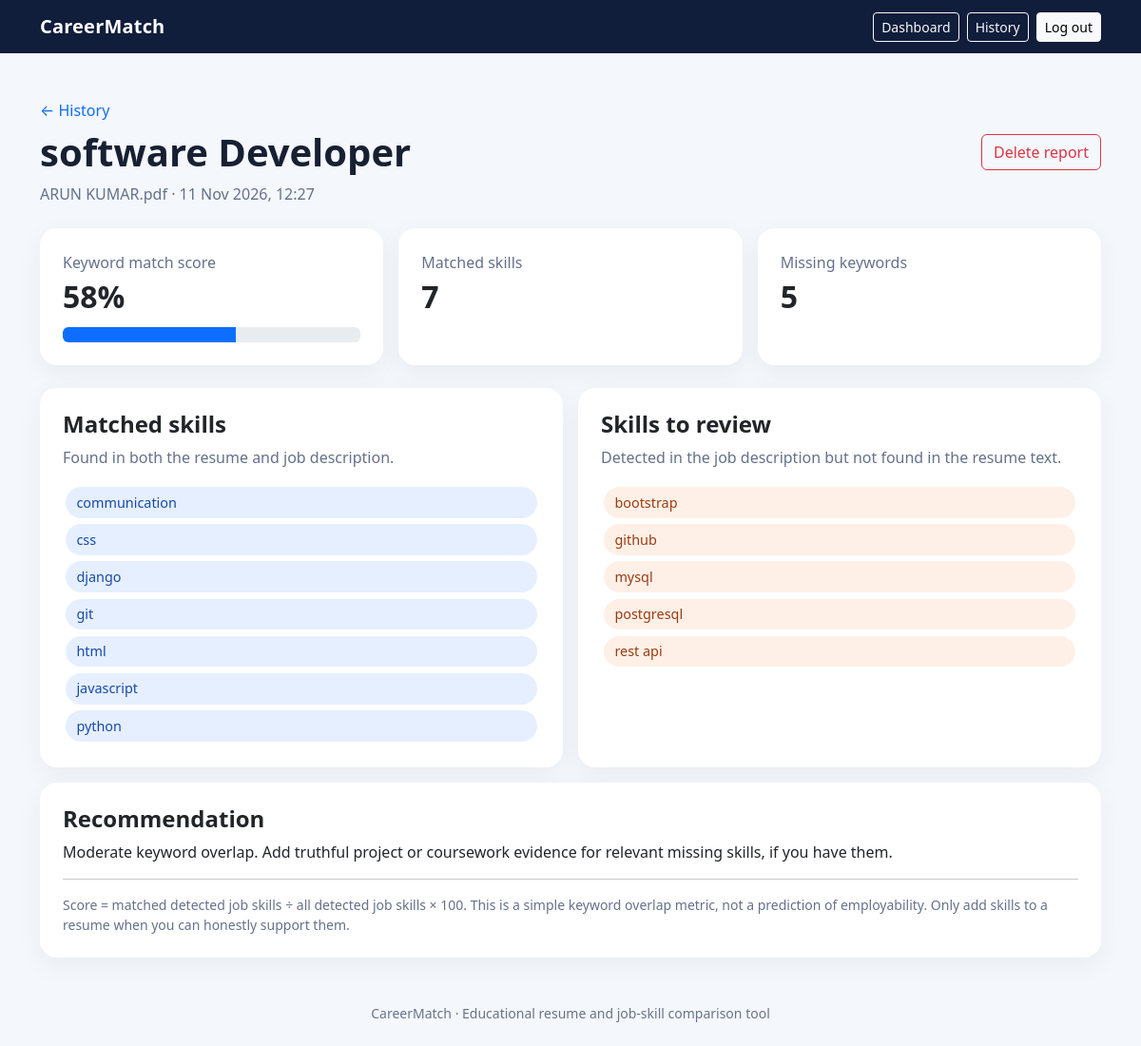
The app's page /analysis/1/ (signed in) with its own data.
### matcher/models.py (models this page shows, shortened)
class ResumeAnalysis(models.Model):
    owner = models.ForeignKey(settings.AUTH_USER_MODEL, on_delete=models.CASCADE, related_name="resume_analyses")
    resume = models.FileField(upload_to="resumes/%Y/%m/")
    resume_filename = models.CharField(max_length=255)
    job_title = models.CharField(max_length=150, default="Target role")
    job_description = models.TextField()
    extracted_text = models.TextField(blank=True)
    matched_skills = models.JSONField(default=list, blank=True)
    missing_skills = models.JSONField(default=list, blank=True)
    match_percentage = models.PositiveSmallIntegerField(default=0)
    recommendation = models.TextField(blank=True)
    created_at = models.DateTimeField(auto_now_add=True)
    class Meta:
        ordering = ["-created_at"]

### matcher/views.py (the view)
# urls.py: path("analysis/<int:pk>/", views.analysis_detail, name="analysis_detail"),
@login_required
def analysis_detail(request, pk):
    analysis = get_object_or_404(ResumeAnalysis, pk=pk, owner=request.user)
    return render(request, "matcher/analysis_detail.html", {"analysis": analysis})

### templates/matcher/analysis_detail.html
{% extends "base.html" %}{% block title %}Analysis report{% endblock %}
{% block content %}<div class="d-flex flex-wrap justify-content-between align-items-center gap-2 mb-4"><div><a href="{% url 'history' %}" class="text-decoration-none">← History</a><h1 class="fw-bold mt-2">{{ analysis.job_title }}</h1><p class="muted mb-0">{{ analysis.resume_filename }} · {{ analysis.created_at|date:"d M Y, H:i" }}</p></div><a class="btn btn-outline-danger" href="{% url 'analysis_delete' analysis.pk %}">Delete report</a></div>
<div class="row g-3 mb-4"><div class="col-md-4"><div class="card p-4 h-100"><div class="muted">Keyword match score</div><div class="metric">{{ analysis.match_percentage }}%</div><div class="progress mt-2" role="progressbar" aria-valuenow="{{ analysis.match_percentage }}" aria-valuemin="0" aria-valuemax="100"><div class="progress-bar" style="width:{{ analysis.match_percentage }}%"></div></div></div></div><div class="col-md-4"><div class="card p-4 h-100"><div class="muted">Matched skills</div><div class="metric">{{ analysis.matched_skills|length }}</div></div></div><div class="col-md-4"><div class="card p-4 h-100"><div class="muted">Missing keywords</div><div class="metric">{{ analysis.missing_skills|length }}</div></div></div></div>
<div class="row g-3"><div class="col-lg-6"><div class="card p-4 h-100"><h4 class="fw-bold">Matched skills</h4><p class="muted">Found in both the resume and job description.</p>{% for skill in analysis.matched_skills %}<span class="skill">{{ skill }}</span>{% empty %}<p>No matched skills detected.</p>{% endfor %}</div></div><div class="col-lg-6"><div class="card p-4 h-100"><h4 class="fw-bold">Skills to review</h4><p class="muted">Detected in the job description but not found in the resume text.</p>{% for skill in analysis.missing_skills %}<span class="skill missing">{{ skill }}</span>{% empty %}<p>No missing dictionary skills detected.</p>{% endfor %}</div></div></div>
<div class="card p-4 mt-3"><h4 class="fw-bold">Recommendation</h4><p class="mb-0">{{ analysis.recommendation }}</p><hr><p class="small muted mb-0">Score = matched detected job skills ÷ all detected job skills × 100. This is a simple keyword overlap metric, not a prediction of employability. Only add skills to a resume when you can honestly support them.</p></div>
{% endblock %}

### templates/base.html (shortened to what this page needs)
<!doctype html>
<html lang="en">
<head>
  <link href="https://cdn.jsdelivr.net/npm/bootstrap@5.3.3/dist/css/bootstrap.min.css" rel="stylesheet">
</head>
<body>
<nav class="navbar navbar-expand-lg navbar-dark">
  <div class="container">
    <a class="navbar-brand brand" href="{% url 'home' %}">CareerMatch</a>
    <div class="ms-auto d-flex gap-2 align-items-center">
      {% if user.is_authenticated %}
        <a class="btn btn-sm btn-outline-light" href="{% url 'dashboard' %}">Dashboard</a>
        <a class="btn btn-sm btn-outline-light" href="{% url 'history' %}">History</a>
        <form method="post" action="{% url 'logout' %}">{% csrf_token %}<button class="btn btn-sm btn-light" type="submit">Log out</button></form>
      {% else %}
        <a class="btn btn-sm btn-outline-light" href="{% url 'login' %}">Log in</a>
        <a class="btn btn-sm btn-light" href="{% url 'register' %}">Create account</a>
      {% endif %}
    </div>
  </div>
</nav>
<main class="container py-4 py-lg-5">
  {% block content %}{% endblock %}
</main>
<footer class="container text-center pb-4 small">CareerMatch · Educational resume and job-skill comparison tool</footer>
</body>
</html>

### templates/base.html (style rules this page uses)
body { background:#f4f7fb;color:#172033 }
.navbar { background:#101d3b }
.brand { font-weight:800;letter-spacing:.2px }
.card { border:0;border-radius:18px;box-shadow:0 8px 28px #18294a0d }
.metric { font-size:2rem;font-weight:800 }
.skill { display:inline-block;border-radius:999px;padding:.35rem .7rem;margin:.2rem;background:#e5efff;color:#1849a9;font-size:.9rem }
.skill.missing { background:#fff0e7;color:#9b3b10 }
.muted { color:#65718a }
footer { color:#6a7488 }

### records on screen
ResumeAnalysis: job_title "software Developer", resume_filename "ARUN KUMAR.pdf", created_at "11 Nov 2026, 12:27", match_percentage "58", matched_skills|length "7", missing_skills|length "5", recommendation "Moderate keyword overlap. Add truthful project or coursework evidence for relevant missing skills, if you have them."

### other values on screen
{{ skill }} "communication" "css" "django" "git" "html" "javascript" "python"
{{ skill }} "bootstrap" "github" "mysql" "postgresql" "rest api"
